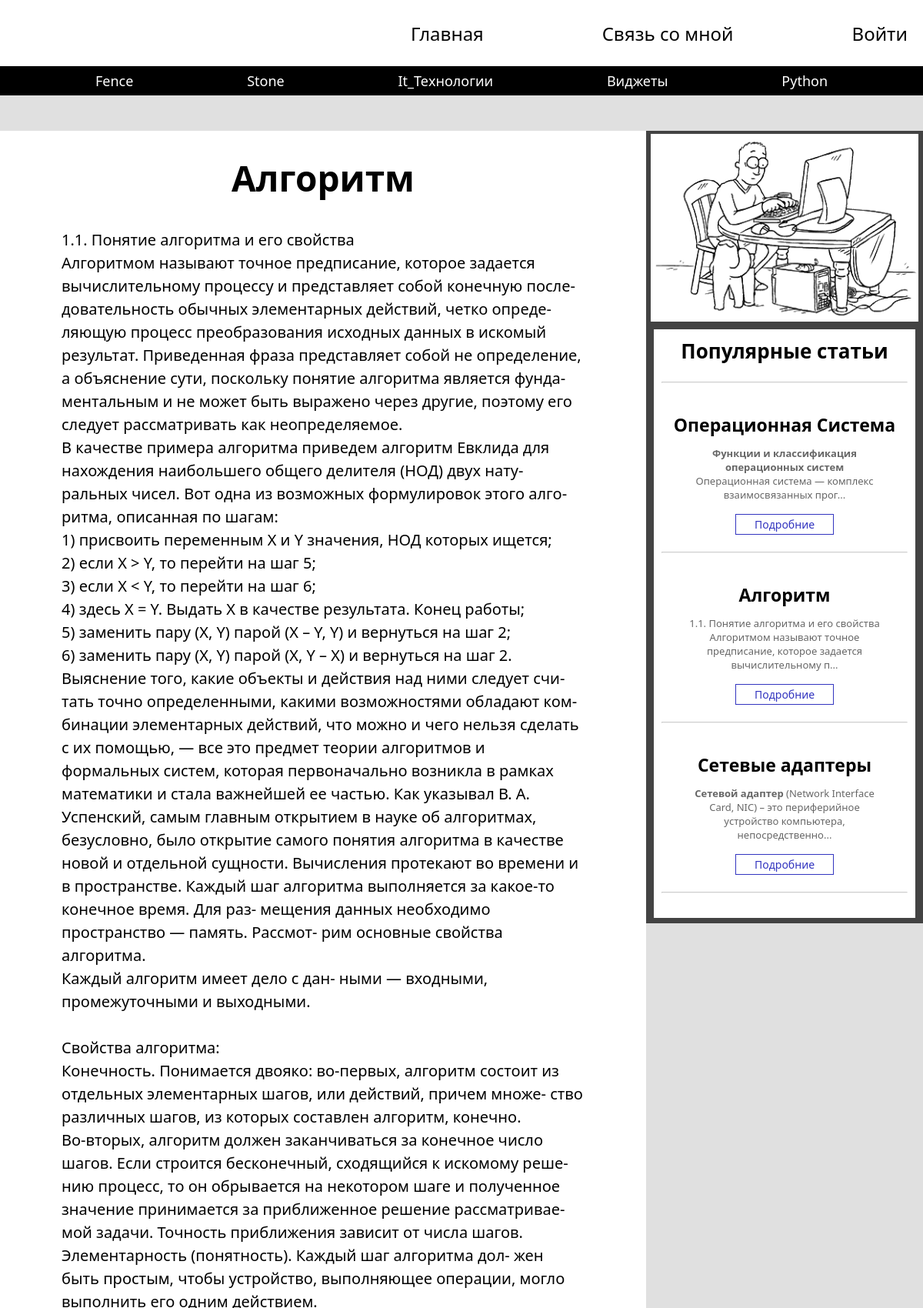
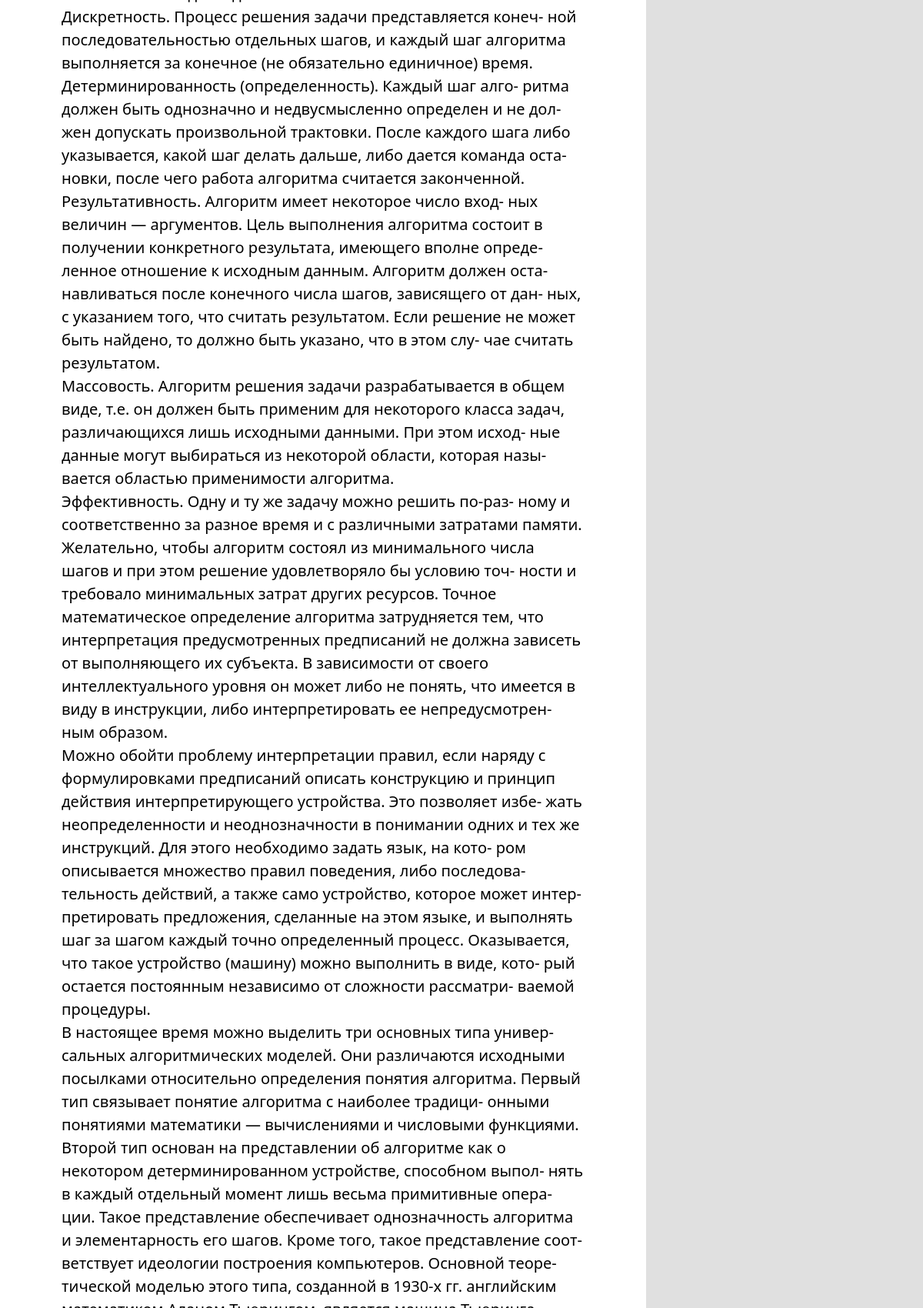
Page /articles.php?id=3 (upper part) on the committed database (2 pictures, top to bottom).
### tables this page shows
CREATE TABLE `articles_cat` (
  `id` int(11) UNSIGNED NOT NULL,
  `title` varchar(100) NOT NULL
);

CREATE TABLE `articles` (
  `id` int(11) UNSIGNED NOT NULL,
  `title` varchar(100) NOT NULL,
  `image` varchar(255) DEFAULT NULL,
  `text` text NOT NULL,
  `categorie_1` int(11) DEFAULT NULL,
  `pubdate` int(11) NOT NULL,
  `views` int(11) NOT NULL
);

### includ/db.php (called while the page is built, shortened)
<?php
    require "config.php";
    $mysqli = new mysqli(
        $config['db']['server'],
        $config['db']['username'],
        $config['db']['password'],
        $config['db']['name']
);
$articles_id = $_GET['id'];
    $categories = mysqli_query($mysqli,"SELECT * FROM `articles_cat`");
    $articles_c = mysqli_query($mysqli,"SELECT * FROM `articles` WHERE `id` = $articles_id");
    $articles_side = mysqli_query($mysqli,"SELECT * FROM `articles` ORDER BY `views` DESC LIMIT 3");
?>

### articles.php (the view, shortened to what this page needs)
<?php require "blocks/header.php";
$art = mysqli_fetch_assoc($articles_c);
mysqli_query($mysqli,"UPDATE `articles` SET `views` = `views`+1 WHERE `id`=$articles_id");?>
    <main>
        <section class="news wrepper articles_c">
            <h1><? echo $art['title'];?></h1>
            <p class="text_art"><? echo $art['text'];?></p>
            </section>
            <?php require "blocks/side.php";?>
    </main>
<?php require "blocks/footer.php";?>

### blocks/header.php (shortened to what this page needs)
<?php require "includ/db.php"; ?>
<!DOCTYPE html>
<html lang="ru">
<head>
    <link rel="stylesheet" href="./css/style.css">
</head>
<body>
    <header>
        <nav>
            <label for="checkboxMenu">
                <ul class="menu touch">
                    <li class="logo"></li>
                    <li><a href="/">Главная</a></li>
                    <li><a href="about.php">Связь со мной</a></li>
                    <?php if ($_COOKIE['user'] == ''): ?>
                    <li><a href="login.php">Войти</a></li>
                    <?php else: ?>
                    <li><a href="../form/exit.php">Выйти из
                            <?php echo $_COOKIE['user']; ?>
                        </a></li>
                    <?php endif; ?>
                </ul>
            </label>
        </nav>
        <div class="bot-header">
            <div class="header-container">
                <?php while ($cats = mysqli_fetch_assoc($categories)) { ?>
                <a href="../categorie.php?id=<?php echo $cats['id'] ?>" class="categories">
                    <?php echo $cats['title']; ?>
                </a>
                <?php } ?>
            </div>
        </div>
    </header>

### blocks/side.php
<aside>
            <div class="side">
            <div class="video-side">
                 <img src="./img/videoplayback.gif" width="348px"></img>
           </div>
           <div class="container-side">
                <h2>Популярные статьи</h2>
                <hr>
                <div class="views">
                    <?php
                    while($art = mysqli_fetch_assoc( $articles_side)){?>
                        <div class="view">
                            <h3><?php echo $art['title'];?></h3>
                            <p><?php echo mb_substr($art['text'],0,120,'utf-8').'...';?></p>
                            <a href="../articles.php?id=<?php echo $art['id']?>">Подробние</a>
                            <hr>
                        </div>
                        <?php };?>
                </div>
        </div>
    </div>
        </aside>

### css/style.css (style rules this page uses)
* { margin: 0; padding: 0; font-family: 'Segoe UI', Tahoma, Geneva, Verdana, sans-serif; }
body,html { overflow-x: hidden; background-color: rgb(224, 224, 224); }
header { background-color: #fff; }
nav { max-width: 1400px; width: 100%; margin: 0 auto; }
.menu { height: 86px; display: flex; justify-content: space-between; align-items: center; }
.menu li { list-style: none; padding: 10px 20px; }
.menu li a { text-decoration: none; color: #000; font-size: 24px; }
.logo { font-weight: bold; }
.logo:first-child { margin-right: 44%; }
.bot-header { background-color: #000; width: 100%; }
.header-container { height: 38px; max-width: 1100px; margin: 0 auto; align-items: center; display: flex; justify-content: space-around; align-items: center; }
.bot-header a { text-decoration: none; color: white; font-size: 18px; }
main { display: flex; justify-content: space-around; min-height: 74.7vh; }
.side { width: 360px; background: rgba(0, 0, 0, 0.701); margin: 46px 0; border-bottom: 2px solid rgba(0, 0, 0, 0); }
.video-side { width: 360px; min-height: 170px; }
.video-side img { padding-left: 6px; padding-top: 4px; }
aside h2 { color: black; text-align: center; font-size: 26px; }
aside hr { margin: 22px 0; opacity: 0.5; }
.container-side { background-color: #fff; padding: 10px; width: 320px; margin: 5px auto; }
.view h3 { text-align: center; font-size: 23px; padding-top: 16px; }
.view p { text-align: center; font-size: 13px; color: rgba(0, 0, 0, 0.601); padding: 12px 26px; }
.view a { text-decoration: none; color: #3335c0; padding: 3px 2px; border: 1px solid #3335c0; display: block; text-align: center; margin: 4px 30%; font-size: 14px; }
.news { padding: 46px 0; background-color: #ffffff; }
.wrepper { max-width: 1100px; width: 100%; margin: 0 auto; }
.articles_c { background-color: white; padding: 30px 80px; margin: 46px auto; }
.articles_c h1 { font-size: 46px; text-align: center; margin-bottom: 35px; }
.articles_c p { font-size: 20px; line-height: 1.5; }
.text_art { min-height: 80vh; }
@media screen and (max-width:1200px) { .logo:first-child { margin-right: 30%; } }

### rows in the picture
articles_cat: title "Fence"
articles_cat: title "Stone"
articles_cat: title "It_Технологии"
articles_cat: title "Виджеты"
articles_cat: title "Python"
articles: title "Алгоритм", text "1.1. Понятие алгоритма и его свойства Алгоритмом называют точное предписание, которое задается вычислительному процессу и представляет собой конечную после‑ довательность обычных элементарных действий, четко опреде‑ ляющую процесс преобразования исходных данных в искомый результат. Приведенная фраза представляет собой не определение, а объяснение сути, поскольку понятие алгоритма является фунда‑ ментальным и не может быть выражено через другие, поэтому его следует рассматривать как неопределяемое. В качестве примера алгоритма приведем алгоритм Евклида для нахождения наибольшего общего делителя (НОД) двух нату‑ ральных чисел. Вот одна из возможных формулировок этого алго‑ ритма, описанная по…", text "1.1. Понятие алгоритма и его свойства Алгоритмом называют точное предписание, которое задается вычислительному п"
articles: title "Операционная Система", text "Функции и классификация операционных систем Операционная система — комплекс взаимосвязанных прог"
articles: title "Сетевые адаптеры", text "Сетевой адаптер (Network Interface Card, NIC) – это периферийное устройство компьютера, непосредственно"
